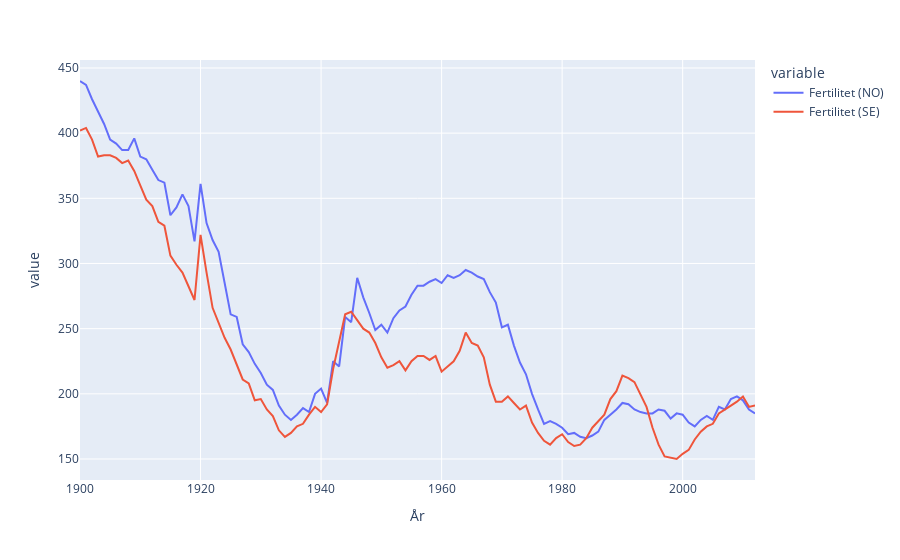

The notebook cell saved with this chart:
### Code cell
px.line(data_frame=df_se_no_merge, x="År", y=["Fertilitet (NO)","Fertilitet (SE)"])
